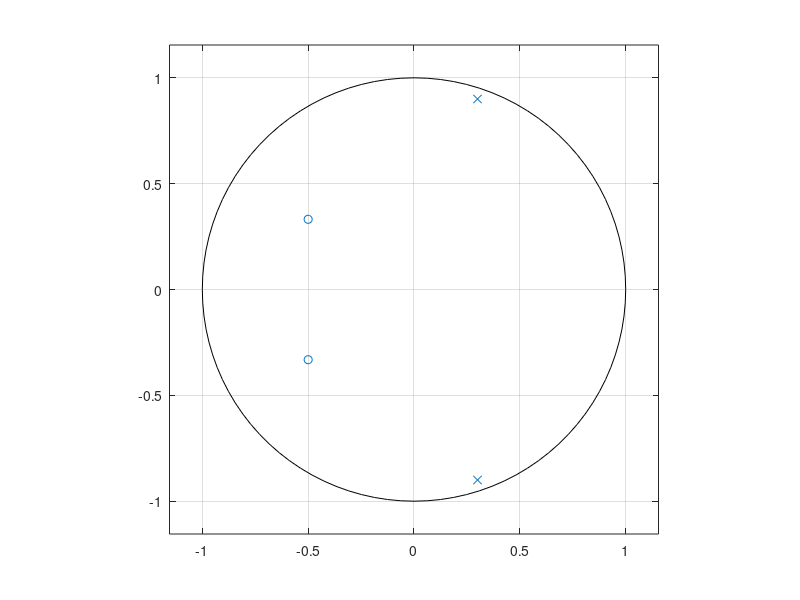

The MATLAB source for this figure: (Note: this script raises an error after producing the figure.)
% Problem Set #9
% Question 2
b = [1, 1, 0.36];
a = [1, -0.6, 0.9];
[z,poles,k] = tf2zp(b,a);
figure
zplane(z,poles);
% Question 3
n = 10000;
v = 2.*randn(n,1);
x = filter(b,a,v);
% Question 4
r = zeros(1,6);
x_transposed = transpose(x);
for m = 0:5
    r(m+1) = ((x_transposed(m+1:n)*x(1:n-m))/(n-m));
end
% Question 5
R = toeplitz(r);
% Question 6
eig_R = eig(R);  % Note that all of the eigenvalues are positive!
% Question 7
[s_est,w] = pwelch(x,hamming(512),256,512);
% Question 8
[H,w_2] = freqz(b,a,257);
s_actual = 4.*(abs(H).^2);
s_est_normalized = s_est/mean(s_est);
s_act_normalized = s_actual/mean(s_actual);
figure
plot(w, s_est_normalized)
xlim([0 pi])
hold on
plot(w_2, s_act_normalized)
xbounds=[0,pi];
xlim(xbounds);
legend("Estimated","Actual");
title("Estimated PSD and Actual PSD (Normalized)");
xlabel("w (radians per second)");
ylabel("Normalized Power Spectral Density");
hold off
% Question 9
angle_p = angle(poles); % The angle of the pole is approximately 1.249
[M,i] = max(s_actual); % S has a peak when w is approxately 1.247
angle_s = w_2(i);
% Question 10
flipped = flip(x(1:6));
r = x(6:end);
A = toeplitz(flipped,r);
singular_A = svd(A);
value_1 = sort(singular_A.^2 / (10000-5));
value_2 = sort(eig_R);
compare = value_1 - value_2; % Note that the eigenvalues are very close to one another
[U,S,V] = svd(A);
B = (R*U)./U; % All of the entries are approximately equal to one of the eigenvalues of R







